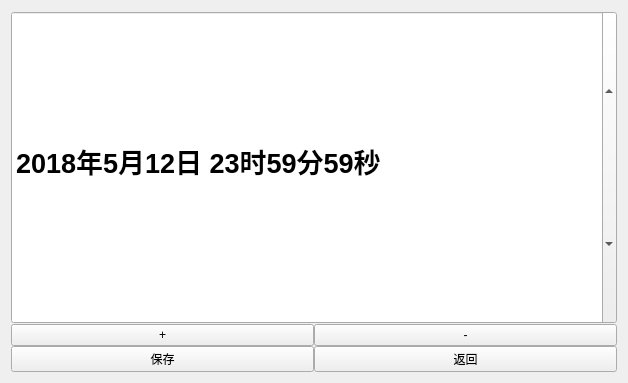
<?xml version="1.0" encoding="UTF-8"?>
<ui version="4.0">
 <class>setupdatetime</class>
 <widget class="QWidget" name="setupdatetime">
  <property name="geometry">
   <rect>
    <x>0</x>
    <y>0</y>
    <width>628</width>
    <height>383</height>
   </rect>
  </property>
  <property name="windowTitle">
   <string>Form</string>
  </property>
  <layout class="QGridLayout" name="gridLayout">
   <item row="0" column="0">
    <layout class="QVBoxLayout" name="verticalLayout" stretch="3,1,1">
     <property name="spacing">
      <number>0</number>
     </property>
     <item>
      <widget class="QDateTimeEdit" name="dateTimeEdit">
       <property name="enabled">
        <bool>true</bool>
       </property>
       <property name="sizePolicy">
        <sizepolicy hsizetype="Expanding" vsizetype="Minimum">
         <horstretch>0</horstretch>
         <verstretch>0</verstretch>
        </sizepolicy>
       </property>
       <property name="font">
        <font>
         <pointsize>20</pointsize>
         <weight>75</weight>
         <italic>false</italic>
         <bold>true</bold>
         <strikeout>false</strikeout>
         <kerning>true</kerning>
        </font>
       </property>
       <property name="dateTime">
        <datetime>
         <hour>23</hour>
         <minute>59</minute>
         <second>59</second>
         <year>2018</year>
         <month>5</month>
         <day>12</day>
        </datetime>
       </property>
       <property name="date">
        <date>
         <year>2018</year>
         <month>5</month>
         <day>12</day>
        </date>
       </property>
       <property name="time">
        <time>
         <hour>23</hour>
         <minute>59</minute>
         <second>59</second>
        </time>
       </property>
       <property name="minimumDateTime">
        <datetime>
         <hour>0</hour>
         <minute>0</minute>
         <second>0</second>
         <year>2010</year>
         <month>1</month>
         <day>1</day>
        </datetime>
       </property>
       <property name="maximumDate">
        <date>
         <year>2020</year>
         <month>12</month>
         <day>31</day>
        </date>
       </property>
       <property name="minimumDate">
        <date>
         <year>2010</year>
         <month>1</month>
         <day>1</day>
        </date>
       </property>
       <property name="maximumTime">
        <time>
         <hour>23</hour>
         <minute>59</minute>
         <second>59</second>
        </time>
       </property>
       <property name="displayFormat">
        <string>yyyy年M月d日 HH时mm分ss秒</string>
       </property>
      </widget>
     </item>
     <item>
      <layout class="QHBoxLayout" name="horizontalLayout">
       <property name="spacing">
        <number>0</number>
       </property>
       <item>
        <widget class="QPushButton" name="p_buttonPlus">
         <property name="text">
          <string>+</string>
         </property>
        </widget>
       </item>
       <item>
        <widget class="QPushButton" name="p_buttonSub">
         <property name="text">
          <string>-</string>
         </property>
        </widget>
       </item>
      </layout>
     </item>
     <item>
      <layout class="QHBoxLayout" name="horizontalLayout_2" stretch="0,0">
       <property name="spacing">
        <number>0</number>
       </property>
       <item>
        <widget class="QPushButton" name="pushButton_2">
         <property name="text">
          <string>保存</string>
         </property>
        </widget>
       </item>
       <item>
        <widget class="QPushButton" name="pushButton">
         <property name="text">
          <string>返回</string>
         </property>
        </widget>
       </item>
      </layout>
     </item>
    </layout>
   </item>
  </layout>
 </widget>
 <resources/>
 <connections/>
</ui>
